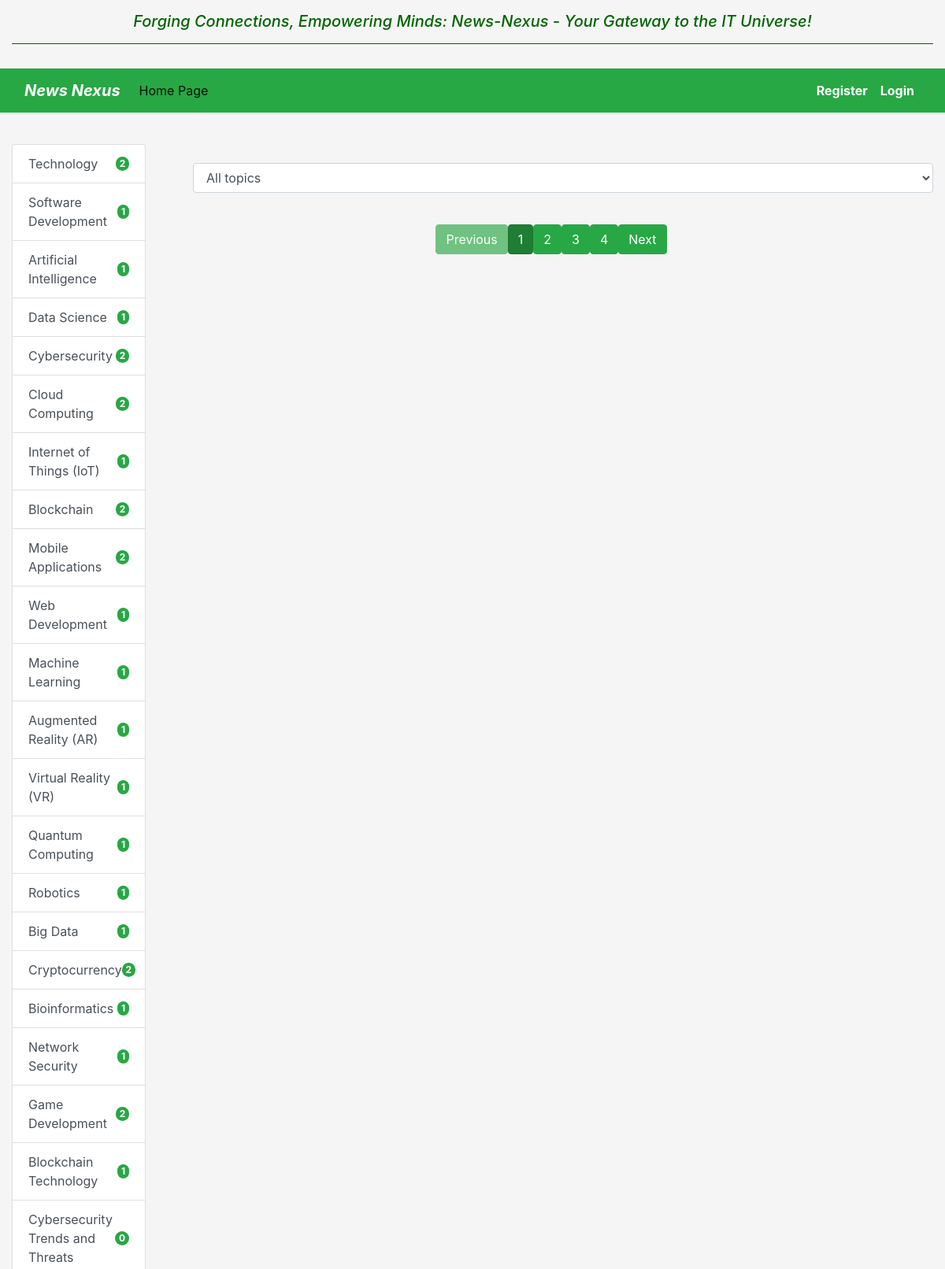
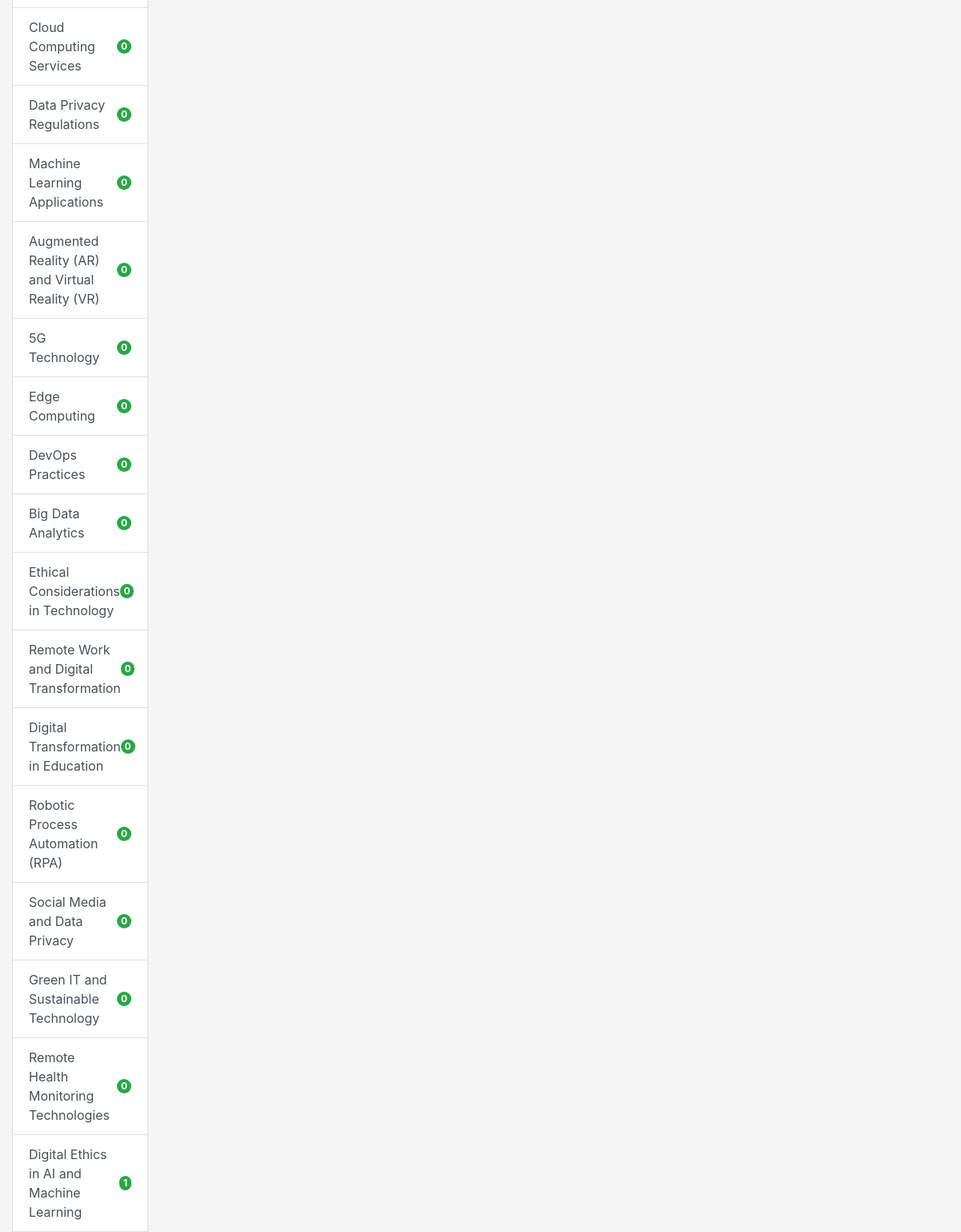
The page / (upper part) on the database its author committed (2 pictures, top to bottom).
### newspaper_agency/models.py (models this page shows, shortened)
class Topic(models.Model):
    name = models.CharField(max_length=255, unique=True, db_index=True)
    class Meta:
        ordering = ("name",)

### newspaper_agency/views.py (the view)
# urls.py: path("", HomePageView.as_view(), name="newspaper-home"),
class HomePageView(ListView):
    model = Newspaper
    template_name = "newspaper_agency/newspaper_home.html"
    paginate_by = 10
    def get_context_data(self, **kwargs):
        context = super().get_context_data(**kwargs)
        context["title"] = "Home page"
        context["search_form"] = TopicSearchForm()
        context["topics"] = Topic.objects.all()
        return context
    def get_queryset(self):
        queryset = super().get_queryset()
        topic_id = self.request.GET.get("topic")
        if topic_id:
            topic = get_object_or_404(Topic, pk=topic_id)
            queryset = queryset.filter(topic=topic)
        return queryset.select_related("topic")

### newspaper_agency/forms.py
class TopicSearchForm(forms.Form):
    title = forms.CharField(
        max_length=255,
        required=False,
        label="",
        widget=forms.TextInput(attrs={"placeholder": "Search by topic"}),
    )

### newspaper_agency/templatetags/newspaper_tags.py (called while the page is built)
@register.inclusion_tag("newspaper_agency/topics_list.html")
def show_topics():
    topics = Topic.objects.annotate(cnt=Count("newspapers"))
    return {"topics": topics}

### newspaper_agency/templates/newspaper_agency/newspaper_home.html (shortened to what this page needs)
{% extends "base.html" %}
{% load crispy_forms_filters %}
{% block sidebar %}
  {% include "includes/sidebar.html" %}
{% endblock %}
{% block content %}
  {% include "newspaper_agency/search_by_topic.html" %}
  <br>
{% endblock %}

### newspaper_agency/templates/newspaper_agency/topics_list.html
<div class="list-group">
  {% for topic in topics %}
    <a href="{% url 'newspaper-agency:get-topic-info' pk=topic.pk %}"
       class="list-group-item list-group-item-action d-flex justify-content-between align-items-center">
      {{ topic.name }}
      {% if topic.cnt > 99 %}
        <span class="badge bg-success rounded-pill"
              style="color: white">
          99+
        </span>
      {% else %}
        <span class="badge bg-success rounded-pill"
              style="color: white">
          {{ topic.cnt }}
        </span>
      {% endif %}
    </a>
  {% endfor %}
</div>

### news_nexus/static/css/styles.css (style rules this page uses)
body { background-color: whitesmoke; }

### rows shown on the page
Topic: name "Technology", cnt "2"
Topic: name "Software Development", cnt "1"
Topic: name "Artificial Intelligence", cnt "1"
Topic: name "Data Science", cnt "1"
Topic: name "Cybersecurity", cnt "2"
Topic: name "Cloud Computing", cnt "2"
Topic: name "Internet of Things (IoT)", cnt "1"
Topic: name "Blockchain", cnt "2"
Topic: name "Mobile Applications", cnt "2"
Topic: name "Web Development", cnt "1"
Topic: name "Machine Learning", cnt "1"
Topic: name "Augmented Reality (AR)", cnt "1"
Topic: name "Virtual Reality (VR)", cnt "1"
Topic: name "Quantum Computing", cnt "1"
Topic: name "Robotics", cnt "1"
Topic: name "Big Data", cnt "1"
Topic: name "Cryptocurrency", cnt "2"
Topic: name "Bioinformatics", cnt "1"
Topic: name "Network Security", cnt "1"
Topic: name "Game Development", cnt "2"
Topic: name "Blockchain Technology", cnt "1"
Topic: name "Cybersecurity Trends and Threats", cnt "0"
Topic: name "Cloud Computing Services", cnt "0"
Topic: name "Data Privacy Regulations", cnt "0"
Topic: name "Machine Learning Applications", cnt "0"
Topic: name "Augmented Reality (AR) and Virtual Reality (VR)", cnt "0"
Topic: name "5G Technology", cnt "0"
Topic: name "Edge Computing", cnt "0"
Topic: name "DevOps Practices", cnt "0"
Topic: name "Big Data Analytics", cnt "0"
Topic: name "Ethical Considerations in Technology", cnt "0"
Topic: name "Remote Work and Digital Transformation", cnt "0"
Topic: name "Digital Transformation in Education", cnt "0"
Topic: name "Robotic Process Automation (RPA)", cnt "0"
Topic: name "Social Media and Data Privacy", cnt "0"
Topic: name "Green IT and Sustainable Technology", cnt "0"
Topic: name "Remote Health Monitoring Technologies", cnt "0"
Topic: name "Digital Ethics in AI and Machine Learning", cnt "1"

### other values the page prints
{{ num }} "1"
{{ num }} "2" "3" "4"
